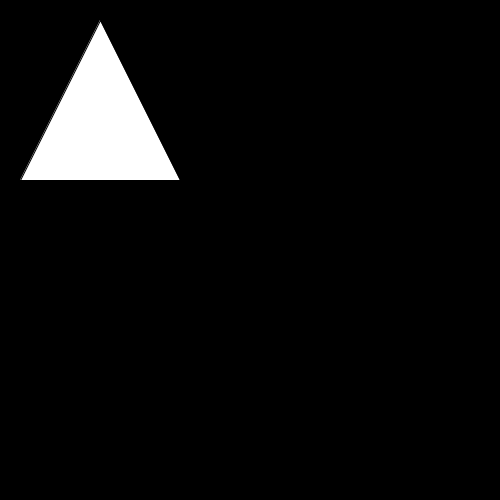
Frame 1 (no input)
Frame 60 (the mouse pressed at the canvas centre just before this capture): identical to frame 1, image omitted
Frame 120 (the mouse held since frame 60 and released just before this capture): identical to frame 1, image omitted

The Processing sketch that drew this single still picture (run headless with seeded random() and noise(); from frame 60 on, the mouse is pressed at the canvas centre):

// Processing sketch: fractal2
// ── fractal2.pde
void setup(){
  size(500,500);
}

void draw(){
  background(0);
  triangle(100, 20, 180, 180, 20, 180);
}
